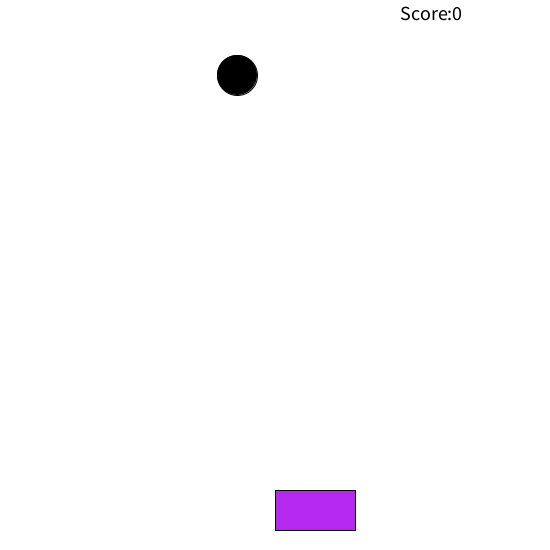
Frame 1 (no input)
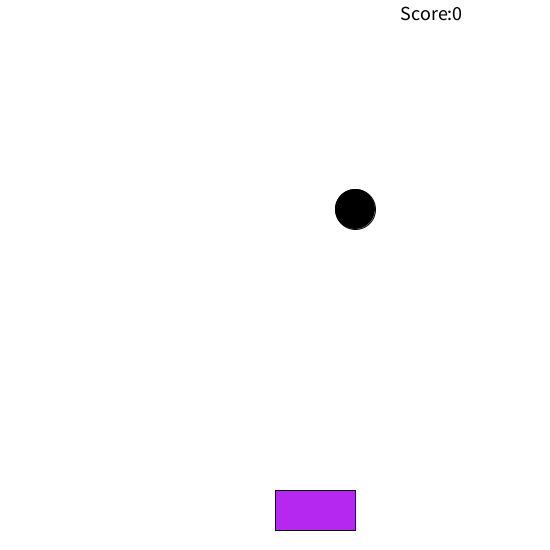
Frame 60 (the mouse pressed at the canvas centre just before this capture)
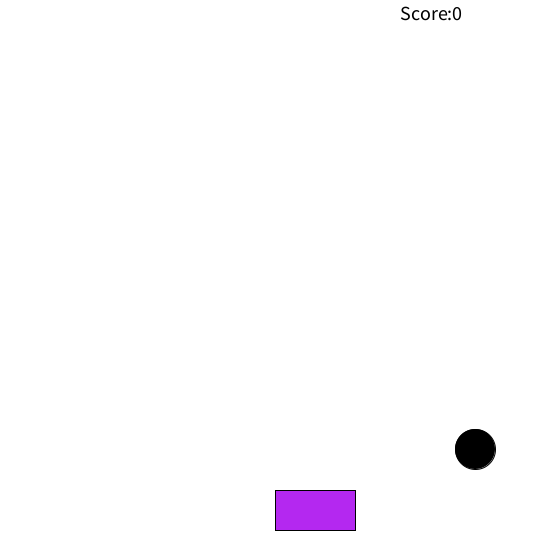
Frame 120 (the mouse held since frame 60 and released just before this capture)

The Processing sketch that drew these frames (run headless with seeded random() and noise(); from frame 60 on, the mouse is pressed at the canvas centre):

// Processing sketch: RacketBall
// ── RacketBall.pde
int x=550,y=550,bw=40,bh=40,_x=(x/2)-bw,_y=80,rx=x/2,ry=y-60,score=0;
float sx=random(-10, 10),sy=random(-10,10);

void settings(){
    size(x,y);
}

void setup(){
}

void draw(){
    background(255,255,255);
    _x+=sx;
    _y+=sy;
    fill(0,0,0);
    ellipse(_x, _y, bw, bh);
    fill(180,40,240);
    rect(rx,ry,80,40);
    fill(0,0,0);
    textSize(20);
    text("Score:"+score,x-150 ,20);
    if((_x>x-(bw/2)||_x<0+(bw/2))){
        sx=-sx;
        if(_x+sx>x-(bw/2)){
            _x = x-(bw/2)-1;
        }else if(_x+sx<0+(bw/2)){
            _x = (bw/2)+1;
        }
    }
    if(_y>y-(bh/2)||_y<0+(bh/2)){
        sy=-sy;
        if(_y>y-(bh/2)){
            score--;
        }
        if(_y+sy>y-(bh/2)){
            _y = y-(bh/2)-1;
        }else if(_y+sy<0+(bh/2)){
            _y=(bh/2)+1;
        }
    }
    if((_x>rx&&_x<rx+80)&&(_y+bh/2>=ry&&_y+bh/2<ry+40)){
        sy=-sy+random(-3,3);
        sx=-sx+random(-3,3);
        score++;
    }
    if(keyPressed&&key==CODED&&keyCode==RIGHT){
        rx+=10;
        if(rx>x-80){
            rx=x-80;
        }
    }
    if(keyPressed&&key==CODED&&keyCode==LEFT){
        rx-=10;
        if(rx <0){
            rx=0;
        }
    }
}
